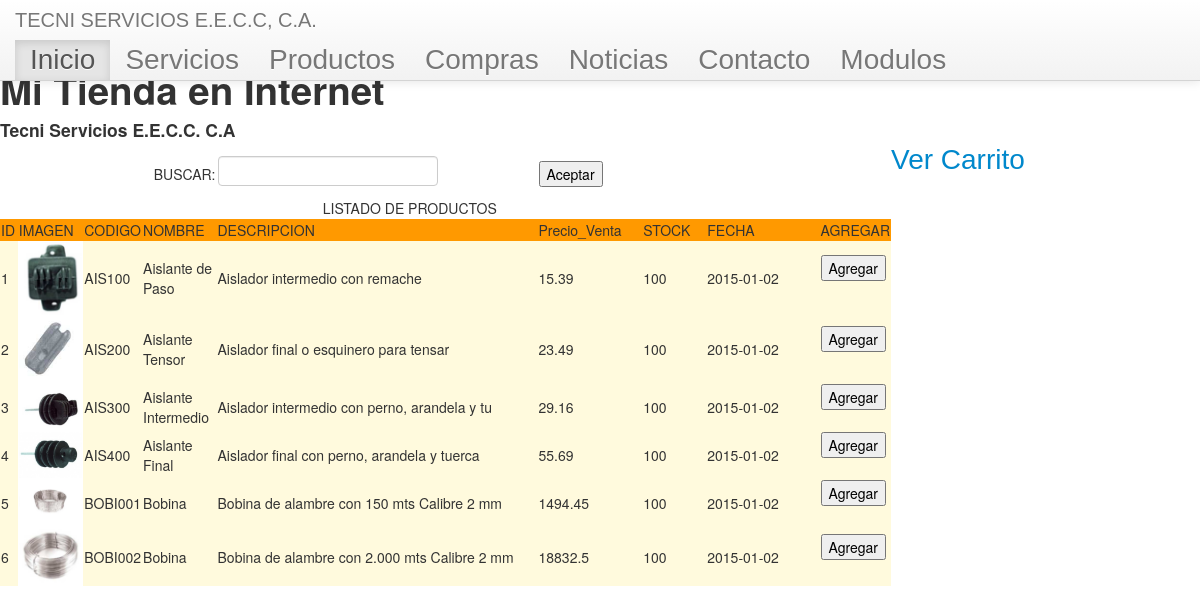
The app's page /Compras.php with its own data.
### tables this page shows
CREATE TABLE IF NOT EXISTS `productos` (
  `idProductos` int(11) NOT NULL AUTO_INCREMENT,
  `Imagen` varchar(80) DEFAULT NULL,
  `Codigo` varchar(12) DEFAULT NULL,
  `Nombre` varchar(45) DEFAULT NULL,
  `Descripcion_Productos` varchar(45) DEFAULT NULL,
  `Precio_Costo` float DEFAULT NULL,
  `Precio_Venta` float DEFAULT NULL,
  `Stock` int(11) DEFAULT NULL,
  `Fecha_Creado` date DEFAULT NULL,
  `Categoria_idCategoria` int(11) DEFAULT NULL,
  PRIMARY KEY (`idProductos`),
  KEY `fk_Productos_Categoria1_idx` (`Categoria_idCategoria`)
);

### Compras.php (the view, shortened to what this page needs)
<!DOCTYPE html PUBLIC "-//W3C//DTD XHTML 1.0 Transitional//EN" "http://www.w3.org/TR/xhtml1/DTD/xhtml1-transitional.dtd">
<html xmlns="http://www.w3.org/1999/xhtml">
<head>
   <?php
      include "includes/estilo.php";
   ?>
</head>
<body>
   <?php
      include "includes/nav.php";
   ?>
<h1>Mi Tienda en Internet</h1>
<h4>Tecni Servicios E.E.C.C. C.A</h4>
<form id="form1" name="form1" method="post" action="">
  <table width="891" border="0" align="left">
    <tr>
      <td width="22">&nbsp;</td>
      <td width="92">&nbsp;</td>
      <td width="56">&nbsp;</td>
      <td width="94" align="right">BUSCAR:</td>
      <td width="644"><label for="buscar"></label>
      <input type="text" name="buscar" id="buscar" /></td>
      <td width="167"><input type="submit" name="Aceptar" id="Aceptar" value="Aceptar" /></form></td>
      <td width="111">&nbsp;</td>
      <td width="321">&nbsp;</td>
    <tr>
      <td colspan="8" align="center">LISTADO DE PRODUCTOS</td>
    </tr>
    <tr>
      <td width="2" bgcolor="#FF9900">ID</td>
      <td bgcolor="#FF9900">IMAGEN</td>
      <td bgcolor="#FF9900">CODIGO</td>
      <td bgcolor="#FF9900">NOMBRE</td>
      <td bgcolor="#FF9900">DESCRIPCION</td>
      <td bgcolor="#FF9900">Precio_Venta</td>
      <td bgcolor="#FF9900">STOCK</td>
      <td bgcolor="#FF9900">FECHA</td>
      <td bgcolor="#FF9900">AGREGAR</td>
    </tr>
    <?php
    $consulta=mysql_query("select * from productos");
    while($filas=mysql_fetch_array($consulta)){
      $Id=$filas['idProductos'];
      $Imagen=$filas['Imagen'];
      $Codigo=$filas['Codigo'];
      $Nombre=$filas['Nombre'];
      $Desc=$filas['Descripcion_Productos'];
      $PrecioV=$filas['Precio_Venta'];
      $Stock=$filas['Stock'];
      $Fecha=$filas['Fecha_Creado'];
         ?>
    <tr>
      <td bgcolor="#FFFADD"><?php echo $Id ?></td>
      <td><img src="<?php echo $Imagen; ?>" alt="" width="70" height="70" /><br /></td>
      <td bgcolor="#FFFADD"><?php echo $Codigo ?></td>
      <td bgcolor="#FFFADD"><?php echo $Nombre ?></td>
      <td bgcolor="#FFFADD"><?php echo $Desc ?></td>
      <td bgcolor="#FFFADD"><?php echo $PrecioV ?></td>
      <td bgcolor="#FFFADD"><?php echo $Stock ?></td>
      <td bgcolor="#FFFADD"><?php echo $Fecha ?></td>
      <td bgcolor="#FFFADD">
      <form action="carrito.php" method="post" name="compra">
        <input name="Agregar" type="submit" value="Agregar" />
      </form>
      </td>
    </tr>
    <p>
      <?php }?>
    </p>
<p><a href="carrito.php">Ver Carrito</a></p>
</body>
</html>

### css/estilos.css (style rules this page uses)
body { padding-top: 60px; padding-bottom: 40px; }
a { font-size: 2em; font-family: Arial, Helvatica, sans-serif; text-align: center; }

### Compras.php (style rules this page uses)
body { background-color: #FFF; }

### records on screen
productos: idProductos "1", Imagen (picture), Codigo "AIS100", Nombre "Aislante de Paso", Descripcion_Productos "Aislador intermedio con remache", Precio_Venta "15.39", Stock "100", Fecha_Creado "2015-01-02"
productos: idProductos "2", Imagen (picture), Codigo "AIS200", Nombre "Aislante Tensor", Descripcion_Productos "Aislador final o esquinero para tensar", Precio_Venta "23.49", Stock "100", Fecha_Creado "2015-01-02"
productos: idProductos "3", Imagen (picture), Codigo "AIS300", Nombre "Aislante Intermedio", Descripcion_Productos "Aislador intermedio con perno, arandela y tu", Precio_Venta "29.16", Stock "100", Fecha_Creado "2015-01-02"
productos: idProductos "4", Imagen (picture), Codigo "AIS400", Nombre "Aislante Final", Descripcion_Productos "Aislador final con perno, arandela y tuerca", Precio_Venta "55.69", Stock "100", Fecha_Creado "2015-01-02"
productos: idProductos "5", Imagen (picture), Codigo "BOBI001", Nombre "Bobina", Descripcion_Productos "Bobina de alambre con 150 mts Calibre 2 mm", Precio_Venta "1494.45", Stock "100", Fecha_Creado "2015-01-02"
productos: idProductos "6", Imagen (picture), Codigo "BOBI002", Nombre "Bobina", Descripcion_Productos "Bobina de alambre con 2.000 mts Calibre 2 mm", Precio_Venta "18832.5", Stock "100", Fecha_Creado "2015-01-02"
